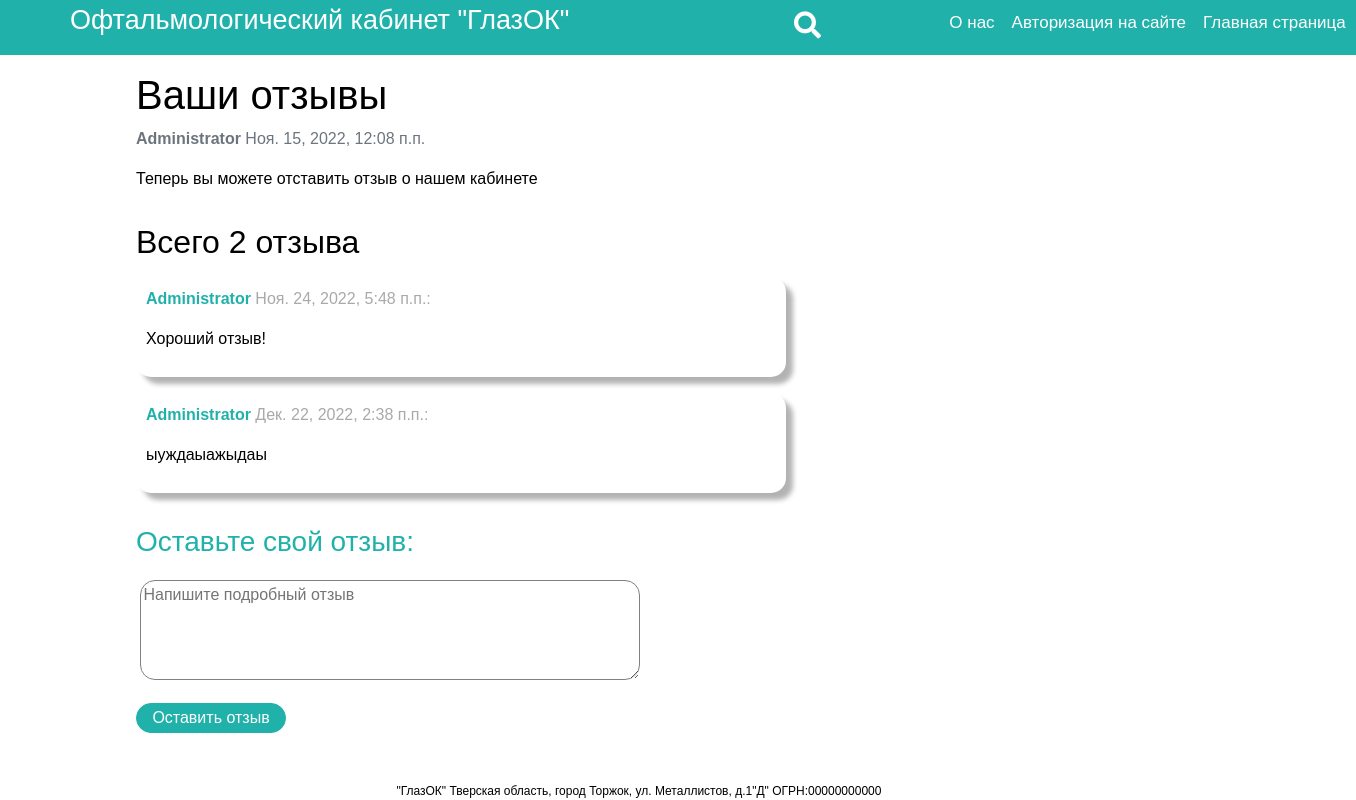
The app's page /vashi-otzyvy/ with its own data.
### main/models.py (models this page shows, shortened)
class Post_user(models.Model):
    author = models.ForeignKey(User, default=1, on_delete=models.SET_DEFAULT, related_name='blog_posts')
    date_added = models.DateTimeField("Дата создания", auto_now_add=True)
    slug = models.SlugField(max_length=200, null=False, unique=True, verbose_name='URL')
    title = models.CharField("Наименование", max_length=200, unique=True)
    content = models.TextField("Информация")
    class Meta:
        ordering = ["date_added"]
        verbose_name = 'Пост для комментариев'
        verbose_name_plural = 'Пост для комментария'

class Comments_User(models.Model):
    user = models.ForeignKey(Post_user, default=1, on_delete=models.SET_DEFAULT, related_name='comments')
    author_name = models.ForeignKey(User, default=1, on_delete=models.SET_DEFAULT, related_name='user')
    username = models.CharField("Наименование", max_length=80, blank=True)
    body = models.TextField("Отзыв")
    created_on = models.DateTimeField("Время создания", auto_now_add=True)
    active = models.BooleanField("Активен", default=False)
    class Meta:
        ordering = ['created_on']
        verbose_name = 'Отзыв'
        verbose_name_plural = 'Отзывы'

### main/views.py (the view)
# urls.py: path('<slug:slug>/', views.post_detail, name='post_detail'),  # Отзывы
def post_detail(request, slug):
    template_name = 'comments/post_detail.html'
    post = get_object_or_404(Post_user, slug=slug)
    comments = post.comments.filter(active=True)
    new_comment = None
    if request.method == 'POST':
        comment_form = CommentForm(data=request.POST)
        if comment_form.is_valid():
            new_comment = comment_form.save(commit=False)
            new_comment.post = post
            new_comment.save()
    else:
        comment_form = CommentForm()
    return render(request, template_name, {'post': post,
                                           'comments': comments,
                                           'new_comment': new_comment,
                                           'comment_form': comment_form})

### main/forms.py
class CommentForm(forms.ModelForm):
    body = forms.CharField(label='Отзыв', widget=forms.TextInput(attrs={'class': 'form-input'}))
    class Meta:
        model = Comments_User
        fields = ('body',)

### cart/cart.py (called while the page is built)
    def __len__(self):
        return sum(item['quantity'] for item in self.cart.values())

### cart/context_processors.py (called while the page is built)
def cart(request):
    return {'cart': Cart(request)}

### main/templates/comments/post_detail.html (shortened to what this page needs)
{% load static %}
<!DOCTYPE html>
<html lang="ru">
<head>
  <link href="https://cdn.jsdelivr.net/npm/bootstrap@5.0.2/dist/css/bootstrap.min.css"
        rel="stylesheet">
    <link rel="stylesheet" href="{% static 'main/css/post_detail.css' %}" >
</head>
<body>
<div class="d-flex " style="background: #20B2AA">
      <a href="/" class="d-flex  ">
       <span class="name">Офтальмологический кабинет "ГлазОК"</span>
      </a>
      <a class="about_us"  href="{% url 'about_us' %}">О нас</a>
          {% if request.user.is_authenticated %}
          <a class="authorization" href="{% url 'logout' %}">{{user.username}}(Выйти)</a>
          {% else %}
            <a class="authorization" href="{% url 'login' %}">Авторизация на сайте</a>
          {% endif %}
          <a class="home" href="/">Главная страница</a>
          <link rel="stylesheet" href="https://use.fontawesome.com/releases/v5.3.1/css/all.css">
              <form action="{% url 'search' %}" method="get" class="search">
                  <i class="fa fa-search"></i>
                </form>
    </div>
 {% block content %}
    {% load crispy_forms_tags %}
    <div class="container">
        <div class="row">
            <div >
                <div class="card-body" style="font-family: CENTURY GOTHIC, sans-serif;">
                    <h1>{% block title %} {{ post.title }} {% endblock title %}</h1>
                    <p class=" text-muted" ><b>{{ post.author }}</b> {{ post.date_added }}</p>
                    <p class="card-text ">{{ post.content | safe }}</p>
                </div>
            </div>
            <div>
                <div class="card-body" style="font-family: CENTURY GOTHIC, sans-serif;">
                    {% with comments.count as total_comments %}
                        {% if total_comments == 0 %}
                            <h2>Всего {{ total_comments }} отзывов</h2>
                            {% elif total_comments == 1 %}
                            <h2>Всего {{ total_comments }} отзыв</h2>
                            {% elif total_comments <= 4 %}
                            <h2>Всего {{ total_comments }} отзыва</h2>
                            {% else %}
                                <h2>Всего {{ total_comments }} отзывов</h2>
                        {% endif %}
                    {% endwith %} {% for comment in comments %}
                        <div class="comments" style="padding: 10px;">
                            <p class="font-weight-bold" style="color:#A9A9A9">
                                <b style="color:#20B2AA">{{ comment.author_name }}</b>  {{ comment.created_on }}:
                            </p>
                            <p class="comment_body"> {{ comment.body | linebreaks }}</p>
                        </div>
                    {% endfor %}
                </div>
            </div>
            <div >
                <div class="card-body">
                    {% if new_comment %}
                        <div class="alert alert-success" role="alert">
                            Ваш отзыв отправлен на модерацию
                        </div>
                    {% else %}
                        <h3 style="color:#20B2AA; font-family: CENTURY GOTHIC, sans-serif;">Оставьте свой отзыв:</h3>
                        <form method="post" style="margin-top: 1.3em; font-family: CENTURY GOTHIC, sans-serif;" class="review" >
                            <p>
                            <textarea name="body" placeholder="Напишите подробный отзыв" id="user_text" class="form_input"></textarea>
                            </p>
                            <p>
                                <button type="submit" class="button">Оставить отзыв</button>
                            </p>
                        </form>
                    {% endif %}
                </div>
            </div>
        </div>
    </div>
{% endblock content %}
<div id = "Information"  style="font-family: CENTURY GOTHIC, sans-serif;">"ГлазОК" Тверская область, город Торжок, ул. Металлистов, д.1"Д"  ОГРН:00000000000</div>

### main/static/main/css/post_detail.css (style rules this page uses)
body { background: #FFFFFF; color: #000000; background-size: 100%; background-attachment: fixed; }
#Information { position: absolute; bottom:0; right: 35%; text-align: center; font-size: 12px; font-family: "CENTURY GOTHIC", sans-serif; }
.d-flex { height: 55px; font-size: 27px; text-decoration: none; font-family: "CENTURY GOTHIC", sans-serif; }
.name { color:#FFFFFF; margin-left:70px; white-space: pre; }
.about_us { white-space: pre; margin-right:17px; margin-top:13px; margin-left: 380px; color:#FFFFFF; font:menu; font-size: 17px; text-decoration: none; font-family: "CENTURY GOTHIC", sans-serif; }
.authorization { white-space: pre; margin-right:17px; margin-top:13px; font:menu; font-size: 17px; color:#FFFFFF; text-decoration: none; font-family: "CENTURY GOTHIC", sans-serif; }
.home { white-space: pre; margin-right:17px; margin-top:13px; font:menu; font-size: 17px; color:#FFFFFF; text-decoration: none; font-family: "CENTURY GOTHIC", sans-serif; }
.search { position: absolute; top: 0; left: 800px; transform: translate(-30%,-30%); transition: all 1s; width: 30px; height: 50px; background: #20B2AA; box-sizing: border-box; border-radius: 25px; border: 4px solid #20B2AA; padding: 0px; margin-top:1.1% }
.fa { box-sizing: border-box; padding: 7px; width: 30px; height: 35px; position: absolute; top: 0; right: 0; border-radius: 50%; color: #FFFFFF; text-align: center; font-size: 1.0em; transition: all 1s; }
.comments { width: 650px; max-height: 180px; overflow: auto; list-style-position: inside; word-wrap: break-word; font-family: "CENTURY GOTHIC", sans-serif; border-radius: 15px; box-shadow: 7px 7px 5px rgba(0,0,0,0.3); }
.form_input { width: 500px; height: 100px; color: #696969; border-radius: 15px; border: 1px solid #808080; outline:none; }
.button { width: 150px; height: 30px; background: #20B2AA; border-radius: 15px; border: 1px solid #20B2AA; color: #FFFFFF; }

### records on screen
Post_user: title "Ваши отзывы", author "Administrator", date_added "Ноя. 15, 2022, 12:08 п.п.", content "Теперь вы можете отставить отзыв о нашем кабинете"
Comments_User: author_name "Administrator", created_on "Ноя. 24, 2022, 5:48 п.п.", body "Хороший отзыв!"
Comments_User: author_name "Administrator", created_on "Дек. 22, 2022, 2:38 п.п.", body "ыуждаыажыдаы"

### other values on screen
{{ total_comments }} "2"
